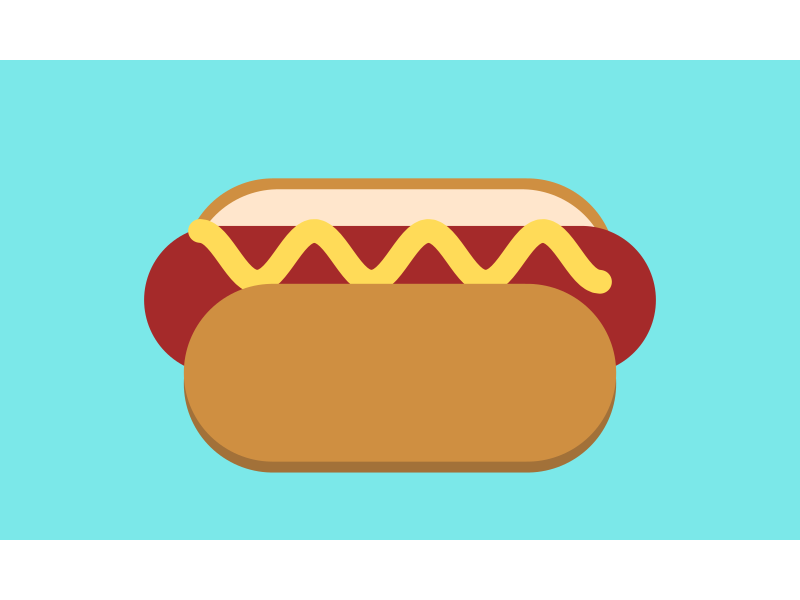

Write the R code that produced this figure.
# library(dplyr)
library(ggplot2)

geom_hotdog <- function(length = 10) {
  
  x = length / 2
  
  bun <- function(x, y, color = "#CF8F41") {
    list(
      geom_segment(aes(x = -x + 1.5, xend = x - 1.5,
                       y = y, yend = y),
                   size = 60, lineend = "round", color = color)
    )
    }
  
  bun_back <- bun(x, 0.9)
  bun_back_inside <- bun(0.97 * x, 0.6, color = "#FFE6CC")
  bun_front <- bun(x, -2)
  bun_front_shadow <- bun(x, -2.3, color = "#A27139")
    
  hotdog <- list(
    geom_segment(aes(x = -x, xend = x, y = 0, yend = 0), size = 50, lineend = "round", color = "brown"),
    geom_function(fun = function(x) 0.7 * sin(2 * x),
                  xlim = c(-1.1 * x, 1.1 * x),
                  position = position_nudge(y = 1.2),
                  color = "#ffdb58", size = 8, lineend = "round")
  )
  
  limits <- list(
    xlim(-10, 10),
    ylim(-6, 6)
  )
  
  return(c(bun_back, bun_back_inside, hotdog, bun_front_shadow, bun_front, limits))
}

ggplot() +
  geom_hotdog() +
  coord_fixed(clip = "off") +
  theme_void() +
  theme(plot.background = element_rect(fill = "#7BE8E9", color = NA))
